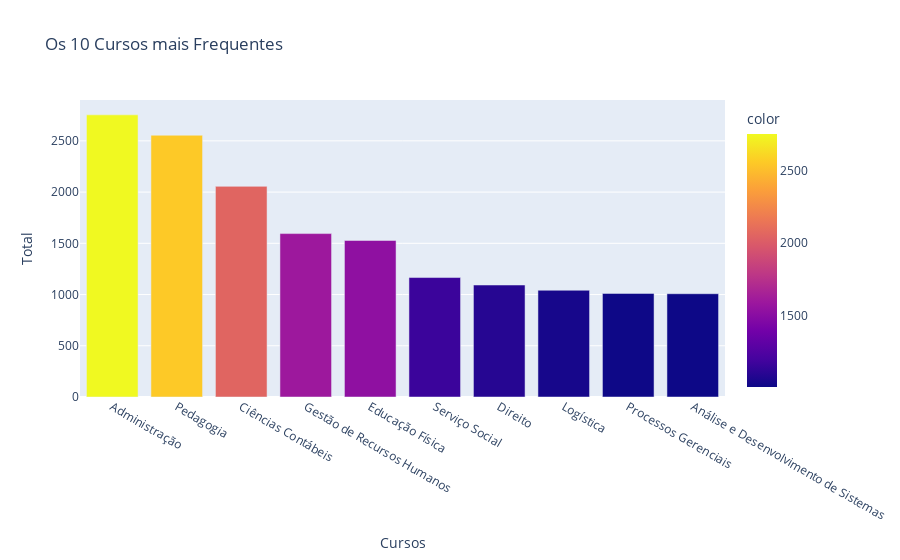

Notebook source saved alongside this figure:
### Markdown cell above
10 Cursos mais Frequentes

### Code cell
import plotly.express as px
contagem = tabela["nome"].value_counts().nlargest(10)
display(contagem)

fig = px.bar(x= contagem.index, y= contagem.values, labels={"x": "Cursos", "y": "Total"}, title="Os 10 Cursos mais Frequentes",color=contagem.values)
fig.show()

### Figure 1 — Plotly figure (JSON) as saved in the notebook; plotly's stock layout.template omitted (floating-point values rounded to 4 significant figures)
{"data": [{"alignmentgroup": "True", "hovertemplate": "Cursos=%{x}<br>Total=%{y}<br>color=%{marker.color}<extra></extra>", "legendgroup": "", "marker": {"color": [2754, 2555, 2056, 1595, 1528, 1166, 1093, 1042, 1011, 1008], "coloraxis": "coloraxis", "pattern": {"shape": ""}}, "name": "", "offsetgroup": "", "orientation": "v", "showlegend": false, "textposition": "auto", "type": "bar", "x": ["Administração", "Pedagogia", "Ciências Contábeis", "Gestão de Recursos Humanos", "Educação Física", "Serviço Social", "Direito", "Logística", "Processos Gerenciais", "Análise e Desenvolvimento de Sistemas"], "xaxis": "x", "y": [2754, 2555, 2056, 1595, 1528, 1166, 1093, 1042, 1011, 1008], "yaxis": "y"}], "layout": {"barmode": "relative", "coloraxis": {"colorbar": {"title": {"text": "color"}}, "colorscale": [[0, "#0d0887"], [0.1111, "#46039f"], [0.2222, "#7201a8"], [0.3333, "#9c179e"], [0.4444, "#bd3786"], [0.5556, "#d8576b"], [0.6667, "#ed7953"], [0.7778, "#fb9f3a"], [0.8889, "#fdca26"], [1, "#f0f921"]]}, "legend": {"tracegroupgap": 0}, "title": {"text": "Os 10 Cursos mais Frequentes"}, "xaxis": {"anchor": "y", "domain": [0, 1], "title": {"text": "Cursos"}}, "yaxis": {"anchor": "x", "domain": [0, 1], "title": {"text": "Total"}}}}
